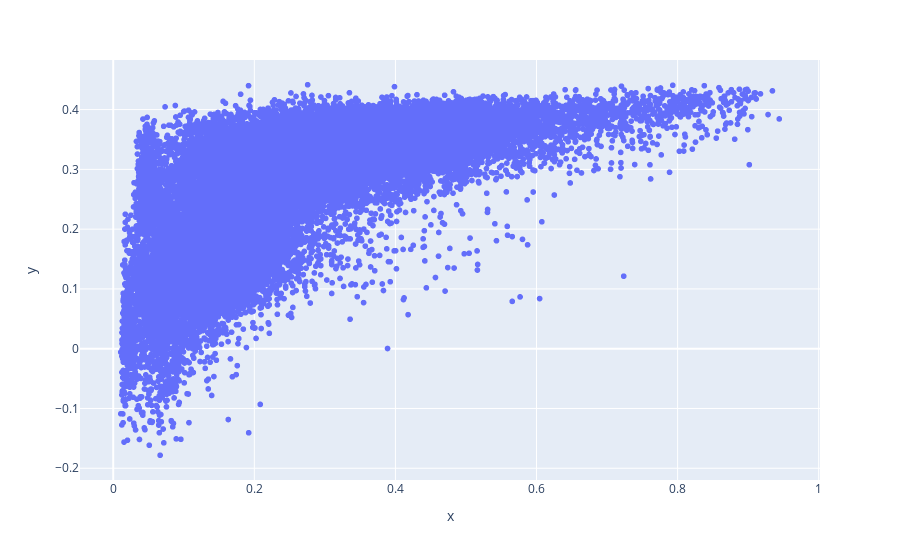

The code cell stored with this chart in its notebook:
### Code cell
X = feature_df[[col for col in feature_df if col != "dockq"]].values
y = feature_df.dockq.values

pls = PLSRegression(n_components=2)
pls.fit(X, y)

y_hat = pls.predict(X)
px.scatter(x=y, y=y_hat).show()
print(spearmanr(y, y_hat))

### Figure 1 — Plotly figure (JSON) as saved in the notebook; plotly's stock layout.template omitted (floating-point values rounded to 4 significant figures; data arrays with more than 128 entries replaced by an {"elided": "..."} marker saying what was removed)
{"data": [{"hovertemplate": "x=%{x}<br>y=%{y}<extra></extra>", "legendgroup": "", "marker": {"color": "#636efa", "symbol": "circle"}, "mode": "markers", "name": "", "showlegend": false, "type": "scattergl", "x": {"elided": "37461 float values"}, "xaxis": "x", "y": {"elided": "37461 float values"}, "yaxis": "y"}], "layout": {"legend": {"tracegroupgap": 0}, "margin": {"t": 60}, "xaxis": {"anchor": "y", "domain": [0, 1], "title": {"text": "x"}}, "yaxis": {"anchor": "x", "domain": [0, 1], "title": {"text": "y"}}}}
